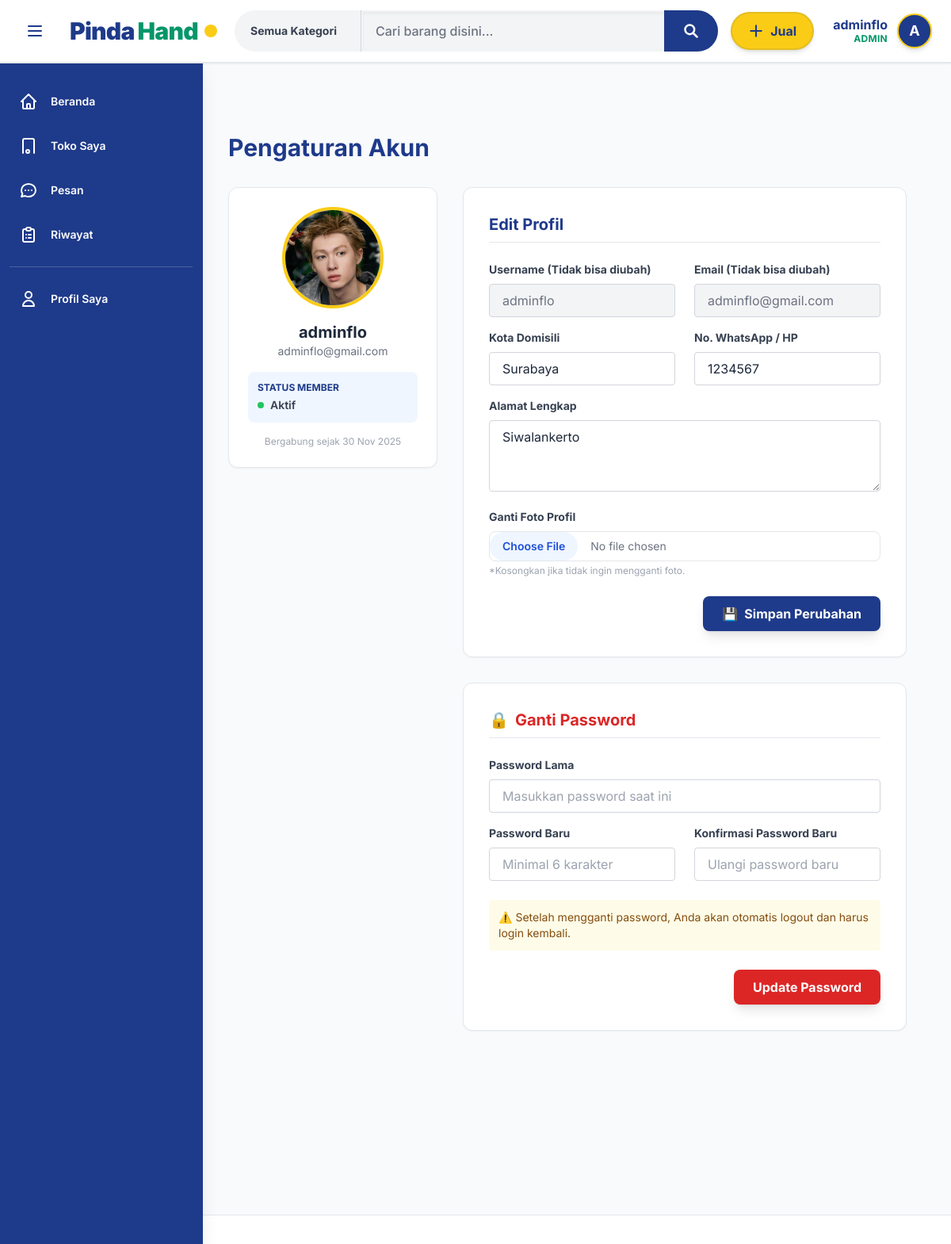
/views/user/profile.php (signed in), run on the app's committed database.
### tables this page shows
CREATE TABLE `user` (
  `id` int(11) NOT NULL,
  `username` varchar(50) NOT NULL,
  `email` varchar(100) NOT NULL,
  `password` varchar(255) NOT NULL,
  `photo` varchar(255) DEFAULT NULL,
  `alamat` text DEFAULT NULL,
  `kota` varchar(100) DEFAULT NULL,
  `phone` varchar(20) DEFAULT NULL,
  `status` enum('active','inactive') DEFAULT 'active',
  `role` enum('admin','user') DEFAULT 'user',
  `createdAt` timestamp NOT NULL DEFAULT current_timestamp()
);

### views/user/profile.php (the view, shortened to what this page needs)
<?php
include '../../config/conn.php';
include '../../views/layouts/header.php';
$id = $_SESSION['user_id'];
$query = mysqli_query($conn, "SELECT * FROM user WHERE id = '$id'");
$userData = mysqli_fetch_assoc($query);
?>
<div class="w-full max-w-7xl mx-auto px-4 sm:px-6 lg:px-8 py-10">
    <h1 class="text-3xl font-bold text-[#1E3A8A] mb-8">Pengaturan Akun</h1>
    <div class="grid grid-cols-1 lg:grid-cols-3 gap-8">
        <div class="lg:col-span-1">
            <div class="bg-white rounded-xl shadow-sm border border-gray-200 p-6 text-center sticky top-24">
                <div class="w-32 h-32 mx-auto bg-gray-200 rounded-full overflow-hidden border-4 border-[#FACC15] mb-4 relative group">
                    <?php if (!empty($userData['photo'])): ?>
                        <img src="<?= BASE_URL ?>uploads/profile/<?= $userData['photo'] ?>" class="w-full h-full object-cover">
                    <?php else: ?>
                        <div class="w-full h-full flex items-center justify-center bg-[#1E3A8A] text-white text-4xl font-bold">
                            <?= substr($userData['username'], 0, 1) ?>
                        </div>
                    <?php endif; ?>
                </div>
                <h2 class="text-xl font-bold text-slate-800"><?= $userData['username'] ?></h2>
                <p class="text-sm text-gray-500 mb-4"><?= $userData['email'] ?></p>
                <div class="bg-blue-50 rounded-lg p-3 text-left mb-4">
                    <p class="text-xs font-bold text-[#1E3A8A] uppercase mb-1">Status Member</p>
                    <div class="flex items-center gap-2">
                        <span class="w-2 h-2 rounded-full bg-green-500"></span>
                        <span class="text-sm font-semibold text-gray-700">Aktif</span>
                    </div>
                </div>
                <div class="text-xs text-gray-400">
                    Bergabung sejak <?= date('d M Y', strtotime($userData['createdAt'])) ?>
                </div>
            </div>
        </div>
        <div class="lg:col-span-2 space-y-8">
            <div class="bg-white rounded-xl shadow-sm border border-gray-200 p-6 sm:p-8">
                <h3 class="text-xl font-bold text-[#1E3A8A] mb-6 border-b pb-2">Edit Profil</h3>
                <form action="<?= BASE_URL ?>actions/user_profile_update.php" method="POST" enctype="multipart/form-data">
                    <div class="grid grid-cols-1 md:grid-cols-2 gap-6 mb-4">
                        <div>
                            <label class="block text-gray-700 font-bold mb-2 text-sm">Username (Tidak bisa diubah)</label>
                            <input type="text" value="<?= $userData['username'] ?>" disabled
                                class="w-full px-4 py-2 bg-gray-100 border border-gray-300 rounded text-gray-500 cursor-not-allowed">
                        </div>
                        <div>
                            <label class="block text-gray-700 font-bold mb-2 text-sm">Email (Tidak bisa diubah)</label>
                            <input type="email" value="<?= $userData['email'] ?>" disabled
                                class="w-full px-4 py-2 bg-gray-100 border border-gray-300 rounded text-gray-500 cursor-not-allowed">
                        </div>
                    </div>
                    <div class="grid grid-cols-1 md:grid-cols-2 gap-6 mb-4">
                        <div>
                            <label class="block text-gray-700 font-bold mb-2 text-sm">Kota Domisili</label>
                            <input type="text" name="kota" value="<?= $userData['kota'] ?>" required
                                class="w-full px-4 py-2 border border-gray-300 rounded focus:ring-2 focus:ring-[#059669] outline-none transition">
                        </div>
                        <div>
                            <label class="block text-gray-700 font-bold mb-2 text-sm">No. WhatsApp / HP</label>
                            <input type="number" name="phone" value="<?= $userData['phone'] ?>" required
                                class="w-full px-4 py-2 border border-gray-300 rounded focus:ring-2 focus:ring-[#059669] outline-none transition">
                        </div>
                    </div>
                    <div class="mb-4">
                        <label class="block text-gray-700 font-bold mb-2 text-sm">Alamat Lengkap</label>
                        <textarea name="alamat" rows="3" required
                            class="w-full px-4 py-2 border border-gray-300 rounded focus:ring-2 focus:ring-[#059669] outline-none transition"><?= $userData['alamat'] ?></textarea>
                    </div>
                    <div class="mb-6">
                        <label class="block text-gray-700 font-bold mb-2 text-sm">Ganti Foto Profil</label>
                        <input type="file" name="photo" accept="image/*"
                            class="w-full text-sm text-gray-500 file:mr-4 file:py-2 file:px-4 file:rounded-full file:border-0 file:text-sm file:font-semibold file:bg-blue-50 file:text-blue-700 hover:file:bg-blue-100 cursor-pointer border border-gray-200 rounded-lg">
                        <p class="text-xs text-gray-400 mt-1">*Kosongkan jika tidak ingin mengganti foto.</p>
                    </div>
                    <div class="flex justify-end">
                        <button type="submit" name="update_profile"
                            class="bg-[#1E3A8A] text-white px-6 py-2.5 rounded-lg font-bold hover:bg-blue-900 transition shadow-lg flex items-center gap-2">
                            <span>💾</span> Simpan Perubahan
                        </button>
                    </div>
                </form>
            </div>
            <div class="bg-white rounded-xl shadow-sm border border-gray-200 p-6 sm:p-8">
                <h3 class="text-xl font-bold text-red-600 mb-6 border-b pb-2 flex items-center gap-2">
                    <span>🔒</span> Ganti Password
                </h3>
                <form action="<?= BASE_URL ?>actions/user_profile_update.php" method="POST">
                    <div class="mb-4">
                        <label class="block text-gray-700 font-bold mb-2 text-sm">Password Lama</label>
                        <input type="password" name="old_password" required placeholder="Masukkan password saat ini"
                            class="w-full px-4 py-2 border border-gray-300 rounded focus:ring-2 focus:ring-red-500 outline-none transition">
                    </div>
                    <div class="grid grid-cols-1 md:grid-cols-2 gap-6 mb-6">
                        <div>
                            <label class="block text-gray-700 font-bold mb-2 text-sm">Password Baru</label>
                            <input type="password" name="new_password" required placeholder="Minimal 6 karakter" minlength="6"
                                class="w-full px-4 py-2 border border-gray-300 rounded focus:ring-2 focus:ring-red-500 outline-none transition">
                        </div>
                        <div>
                            <label class="block text-gray-700 font-bold mb-2 text-sm">Konfirmasi Password Baru</label>
                            <input type="password" name="confirm_password" required placeholder="Ulangi password baru" minlength="6"
                                class="w-full px-4 py-2 border border-gray-300 rounded focus:ring-2 focus:ring-red-500 outline-none transition">
                        </div>
                    </div>
                    <div class="bg-yellow-50 text-yellow-800 text-sm p-3 rounded mb-6">
                        ⚠️ Setelah mengganti password, Anda akan otomatis logout dan harus login kembali.
                    </div>
                    <div class="flex justify-end">
                        <button type="submit" name="change_password"
                            class="bg-red-600 text-white px-6 py-2.5 rounded-lg font-bold hover:bg-red-700 transition shadow-lg">
                            Update Password
                        </button>
                    </div>
                </form>
            </div>
        </div>
    </div>
</div>
<?php include '../../views/layouts/footer.php'; ?>

### assets/css/style.css (style rules this page uses)
:root { --color-navy: #1E3A8A; --color-emerald: #059669; --color-yellow: #FACC15; --bg-slate: #F8FAFC; }

### data on the page
user: photo (picture), username "adminflo", email "adminflo@gmail.com", createdAt "30 Nov 2025", kota "Surabaya", phone "1234567", alamat "Siwalankerto"

### other printed values
$_SESSION['username'] "adminflo"
$_SESSION['role'] "ADMIN"
substr($_SESSION['username'], 0, 1) "A"
